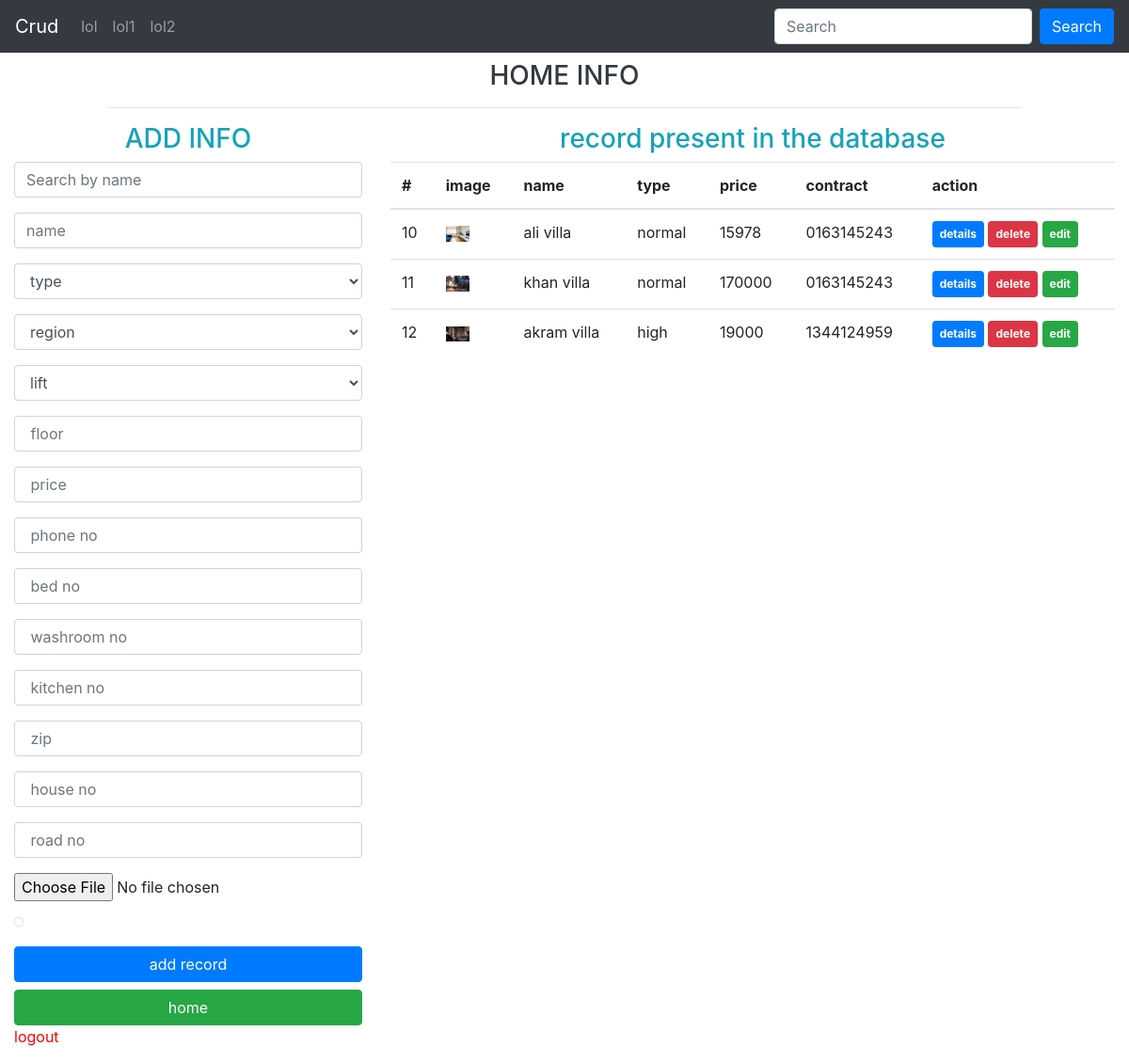
Screenshot of /soft/insert.php (signed in) with the database file from the repository.
### tables this page shows
CREATE TABLE `home` (
  `id` int(10) NOT NULL,
  `name` varchar(20) NOT NULL,
  `type` varchar(20) NOT NULL,
  `region` varchar(15) NOT NULL,
  `price` int(10) NOT NULL,
  `contract` varchar(20) NOT NULL,
  `img` varchar(100) NOT NULL,
  `lift` int(10) NOT NULL,
  `floor` int(10) NOT NULL
);

CREATE TABLE `adress` (
  `id` int(10) NOT NULL,
  `zip` varchar(20) NOT NULL,
  `road` varchar(20) NOT NULL,
  `house` varchar(20) NOT NULL
);

### soft/action.php (called while the page is built, shortened)
<?php
	$update=false;
$namex="";
$type='type';
$region='region';
$img="";$bed="";$kit="";$wash="";
$zip="";$road="";
$house="";
  ?>

### soft/insert.php (the view, shortened to what this page needs)
<?php
  if($_SESSION['admin_sid']==session_id())
  {
    include 'action.php';
    ?>
<!DOCTYPE html>
<html>
<head>
<link rel="stylesheet" href="https://maxcdn.bootstrapcdn.com/bootstrap/4.4.1/css/bootstrap.min.css">
</head>
<body>
  <nav class="navbar navbar-expand-md bg-dark navbar-dark">
  <a class="navbar-brand" href="#">Crud</a>
  <div class="collapse navbar-collapse" id="collapsibleNavbar">
    <ul class="navbar-nav ">
      <li class="nav-item">
        <a class="nav-link" href="#">lol</a>
      </li>
      <li class="nav-item">
        <a class="nav-link" href="#">lol1</a>
      </li>
      <li class="nav-item">
        <a class="nav-link" href="#">lol2</a>
      </li>
    </ul>
  </div>
  <form class="form-inline" action="/action_page.php">
    <input class="form-control mr-sm-2" type="text" placeholder="Search">
    <button class="btn btn-primary" type="submit">Search</button>
  </form>
</nav>
<div class="container-fluid">
  <div class="row justify-content-center">
    <div class="col-md-10">
      <h3 class="text-center text-dark mt-2 ">HOME INFO
  </h3>
  <hr>
    </div>
  </div>
   <div class="row">
    <div class="col-md-4">
     <h3 class="text-center text-info">ADD INFO </h3>
<form action="insert.php" method="post"enctype="multipart/form-data">
  <div class="form-group">
<input type="text" name="search_text" id="search_text" placeholder="Search by name" class="form-control" />
 </div>
 <div class="form-group">
  <input type="text" name="name" value="<?= $namex; ?>" class="form-control" placeholder="name">
 </div>
 <div class="form-group">
    <select name="brand" id="brand" class="form-control">
                          <option value=""><?= $type; ?> </option>
                     </select>
 </div>
  <div class="form-group">
    <select name="region" id="brand" class="form-control">
                          <option value=""> <?= $region; ?></option>
                     </select>
 </div>
 <div class="form-group">
    <select name="lift" id="brand" class="form-control">
                          <option value="">lift</option>
                     </select>
 </div>
<div class="form-group">
  <input type="number" name="floor" value="" class="form-control" placeholder=" floor">
 </div>
<div class="form-group">
  <input type="number" name="price" value="<?=$price; ?>" class="form-control" placeholder=" price">
 </div>
<div class="form-group">
  <input type="number" name="contract" value="<?=$contract; ?>" class="form-control" placeholder=" phone no">
 </div>
 <div class="form-group">
  <input type="number" name="bed" value="<?=$bed; ?>" class="form-control" placeholder=" bed no">
 </div>
<div class="form-group">
  <input type="number" name="wash" value="<?=$wash; ?>" class="form-control" placeholder=" washroom no">
 </div>
<div class="form-group">
  <input type="number" name="kit" value="<?=$kit; ?>" class="form-control" placeholder=" kitchen no">
 </div>
<div class="form-group">
  <input type="text" name="zip" value="<?=$zip; ?>" class="form-control" placeholder=" zip">
 </div>
<div class="form-group">
  <input type="text" name="house" value="<?=$house; ?>" class="form-control" placeholder=" house no">
 </div>
<div class="form-group">
  <input type="text" name="road" value="<?=$road; ?>" class="form-control" placeholder=" road no">
 </div>
<div class="form-group">
  <input type="file" name="image" class="custom-file">
  <img src="<?= $img ?>" width="120" class= "img-thumbnail">
 </div>
<div class="form-group">
     <?php  if($update== true){      ?>
<input type="submit" name="update" class="btn btn-success btn-block"value="update record">
<?php } else {  ?>
  <input type="submit" name="add" class="btn btn-primary btn-block"value="add record">
      <input type="button" name="out" class="btn btn-success btn-block" value="home"
       onclick= "location.href='home.php' " >
    <a href="home.php?logout='1'" style="color: red;">logout</a>
<?php } ?>
 </div>
</form>
      </div>
      <div class="col-md-8">
        <?php
  $q="SELECT * from home join room join adress WHERE home.id=room.id AND home.id=adress.id ";
  $stmt=$con->prepare($q);
  $stmt->execute();
  $result=$stmt->get_result();
         ?>
         <div id="result">
           <h3 class="text-center text-info">record present in the database </h3>
     <table class="table  table-hover">
    <thead>
      <tr>
        <th>#</th>
        <th>image</th>
        <th>name</th>
          <th>type</th>
        <th>price</th>
        <th>contract</th>
                <th>action</th>
      </tr>
    </thead>
    <tbody>
      <?php
      while ($row=$result->fetch_assoc()) {
       ?>
      <tr>
        <td><?= $row['id']; ?></td>
        <td><img src="<?= $row['img']; ?>" width="25"></td>
        <td><?= $row['name']; ?></td>
                <td><?= $row['type']; ?></td>
                <td><?= $row['price']; ?></td>
                  <td><?= $row['contract']; ?></td>
                <td>
      <a width="20" href="info.php?details=<?= $row['id'];?>" class="badge badge-primary p-2 " > details</a>
<a href="action.php?delete=<?= $row['id'];?>" class="badge badge-danger p-2 "onclick="return confirm('do you wanna dlt this record');"> delete</a>
<a href="insert.php?edit=<?= $row['id'];?>" class="badge badge-success p-2"> edit</a>
                </td>
      </tr>
    <?php } ?>
    </tbody>
  </table>
     </div>
   </div>
</div>
</body>
</html>
<?php
  }
?>

### rows the page displays
home: adress.id "10", img (picture), name "ali villa", type "normal", price "15978", contract "0163145243"
home: adress.id "11", img (picture), name "khan villa", type "normal", price "170000", contract "0163145243"
home: adress.id "12", img (picture), name "akram villa", type "high", price "19000", contract "1344124959"

### other values shown
form field brand "type"
form field region "region"
